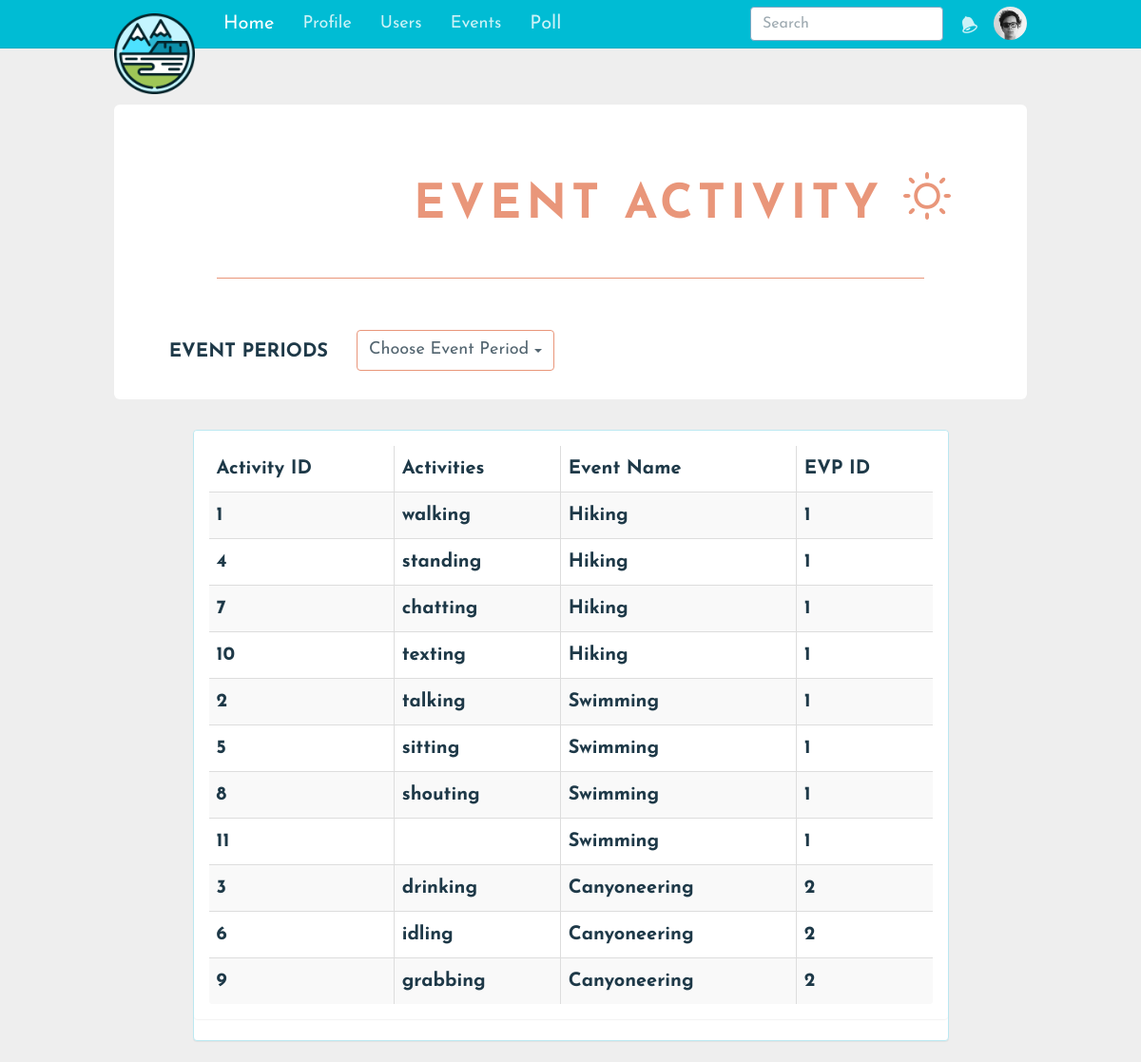
Page /Activity.php on the earlier database version.
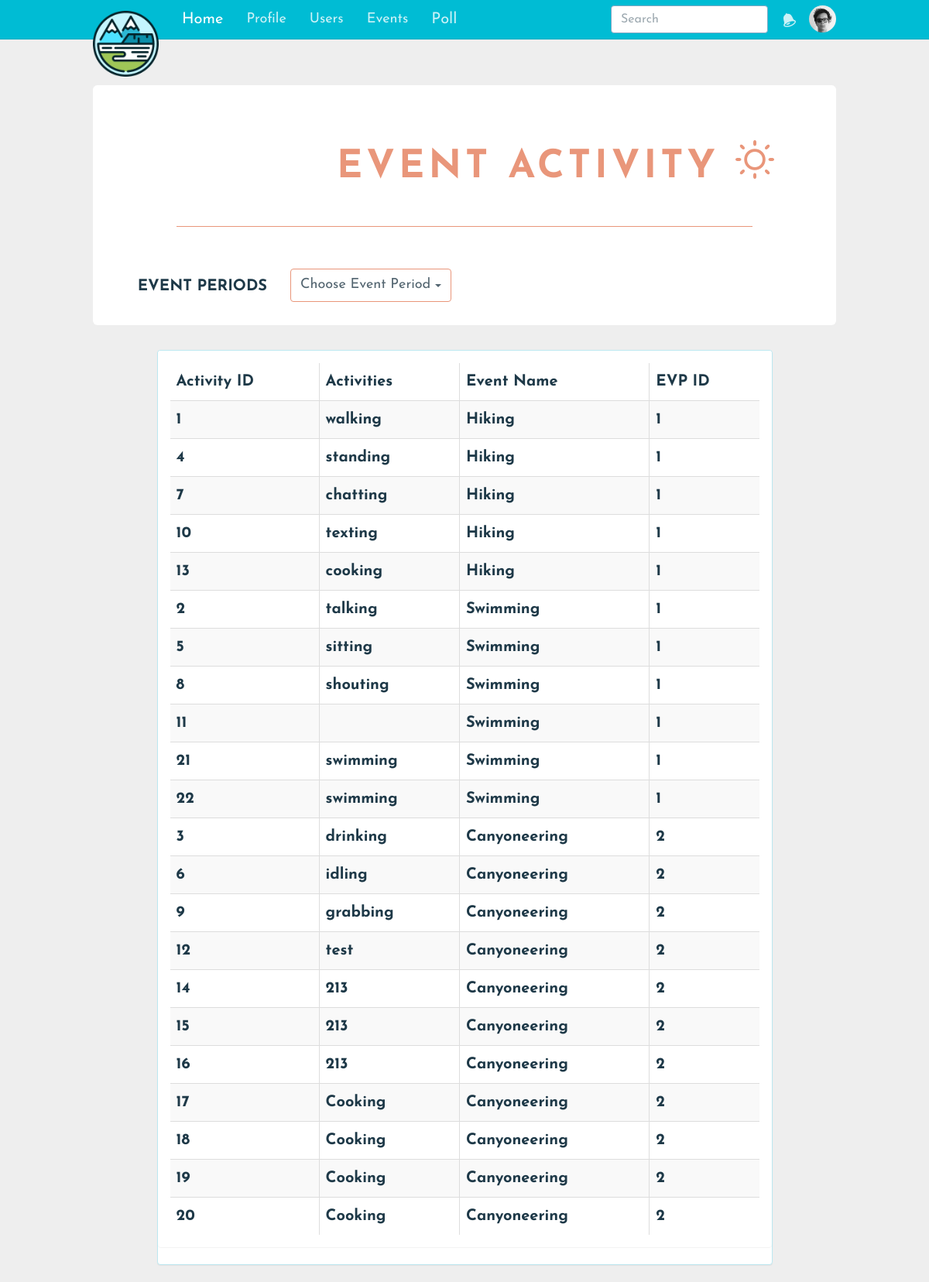
Same page on the later database version.
### tables this page shows
CREATE TABLE `activities` (
  `activity_id` int(10) NOT NULL AUTO_INCREMENT,
  `event_id` int(10) DEFAULT NULL,
  `name` varchar(255) DEFAULT NULL,
  PRIMARY KEY (`activity_id`),
  KEY `event_id` (`event_id`),
  CONSTRAINT `activities_ibfk_1` FOREIGN KEY (`event_id`) REFERENCES `events` (`event_id`)
);

CREATE TABLE `events` (
  `event_id` int(10) NOT NULL AUTO_INCREMENT,
  `evp_id` int(10) DEFAULT NULL,
  `name` varchar(255) DEFAULT NULL,
  `description` varchar(255) DEFAULT NULL,
  `location` text,
  `image` text,
  PRIMARY KEY (`event_id`),
  KEY `evp_id` (`evp_id`),
  CONSTRAINT `events_ibfk_1` FOREIGN KEY (`evp_id`) REFERENCES `event_voting_period` (`evp_id`)
);

### Activity.php (called while the page is built)
<?php
	include('views/menubar/addActivity.php');
 ?>

### class/activityClass.php (called while the page is built, shortened)
<?php
class activityClass
{
     public function getAllActivities()
     {
          try {
               $db = getDB();
               $st = $db->prepare("SELECT DISTINCT events.`event_id` AS 'Event ID',events.`name` AS 'Event Name', activities.`activity_id` AS 'Activity ID',activities.`name` AS 'Activity Name',events.`evp_id` AS 'EVP ID'
                    FROM event_voting_period, EVENTS, activities
                    WHERE activities.`event_id`= events.`event_id` AND events.`evp_id` = event_voting_period.`evp_id`");
               $st->execute();
               $data=$st->fetchAll();
          } catch (PDOException $e) {
          }
          return $data;
     }
}
?>

### views/menubar/addActivity.php (the view, shortened to what this page needs)
<?php
require_once'views/layouts/header.php';
require_once'views/layouts/nav.php';
include('class/activityClass.php');
$activityClass = new activityClass();
$activities = $activityClass->getAllActivities();
if(!isset($_GET['evp_id']))
{
	$evpTitle="Choose Event Period";
}
	?>
	<div class="container p-t-lg">
		<form method="post" name="addActivityy" class="form-horizontal" role="form">
			<br>
			<h2 style="font-size: 50px; color: darksalmon; ">
				Event Activity <span class="icon icon-light-up"></span>
			</h2>
			<hr style="border-color:darksalmon;"">
			<br>
			<div class="form-group">
				<label class="col-sm-3 control-label">EVENT PERIODS</label>
				<div class="dropdown col-sm-4">
					<button class="btn btn-default dropdown-toggle" type="button" id="dropdownEvent" data-toggle="dropdown" aria-haspopup="true" aria-expanded="true" style="border-color: darksalmon;">
						<?php echo $evpTitle ?>
						<span class="caret"></span>
					</button>
			</div>
		</div>
	</form>
	<br>
	<div class="row">
		<div class="form col-sm-10 col-sm-offset-1">
			<div class="panel panel-info">
				<div class="panel panel-body">
					<table id="act" class="table table-striped table-bordered dt-responsive nowrap" cellspacing="0" width="100%">
						<?php
						if(!isset($_GET['id'])&&!isset($_GET['evp_id']))
							{ ?>
						<thead>
							<tr>
								<th>Activity ID</th>
								<th>Activities</th>
								<th>Event Name</th>
								<th>EVP ID</th>
							</tr>
						</thead>
						<tbody>
						<?php foreach($activities as $activity)
						{ ?>
							<tr>
								<th><?php echo $activity['Activity ID'];?></th>
								<th><?php echo $activity['Activity Name']; ?></th>
								<th><?php echo $activity['Event Name']; ?></th>
								<th><?php echo $activity['EVP ID']; ?></th>
							</tr>
							<?php } ?>
						</tbody>
					<?php } ?>
				</table>
			</div>
		</div>
	</div>
</div>
</div>
<?php
require_once 'views/layouts/footer.php';
?>

### views/layouts/header.php (shortened to what this page needs)
<!DOCTYPE html>
<html lang="en">
<head>
  <link rel="stylesheet" href="https://maxcdn.bootstrapcdn.com/font-awesome/4.6.1/css/font-awesome.min.css">
  <link rel="stylesheet" href="https://cdnjs.cloudflare.com/ajax/libs/font-awesome/4.7.0/css/font-awesome.min.css">
	<link href="assets/css/toolkit.css" rel="stylesheet">
  <link href="assets/css/application.css" rel="stylesheet">
  <link href="assets/css/custom.css" rel="stylesheet">
  <link rel="stylesheet" href="sample/sample.css">
  <link rel="stylesheet" href="https://cdn.datatables.net/1.10.14/css/jquery.dataTables.min.css">
  <link rel="stylesheet" href="assets/css/admin.css">
  <link rel="stylesheet" href="assets/src/bootstrap-tagsinput.css">
  <link rel="stylesheet" type="text/css" href="//cdn.jsdelivr.net/bootstrap.daterangepicker/2/daterangepicker.css" />
</head>
<body class="with-top-navbar">

### views/layouts/nav.php (shortened to what this page needs)
<nav class="navbar navbar-inverse navbar-fixed-top app-navbar">
	<div class="container">
		<div class="navbar-header">
			<a class="navbar-brand" href="index.php">
				<img class="brand" src="assets/img/mountain1.png" alt="logo">
			</a>
		</div>
		<div class="navbar-collapse collapse" id="navbar-collapse-main">
			<ul class="nav navbar-nav hidden-xs">
				<li class="active">
					<a href="home.php">Home</a>
				</li>
				<li class="dropdown">
         		   <a class="dropbtn" href="#">Profile</a>
        		</li>
				<li class="dropdown">
         		   <a class="dropbtn" href="users.php">Users</a>
        		</li>
				<li class="dropdown">
					<a class="dropbtn" href="Events.php">Events</a>
				</li>
				<li>
					<a href="eventPoll.php">Poll</a>
				</li>
			</ul>
			<ul class="nav navbar-nav navbar-right m-r-0 hidden-xs">
				<li >
					<a class="app-notifications" href="#">
						<span class="icon icon-bell"></span>
					</a>
				</li>
				<li>
					<button class="btn btn-default navbar-btn navbar-btn-avitar" data-toggle="popover">
						<img class="img-circle" src="assets/img/avatar-dhg.png">
					</button>
				</li>
			</ul>
			<form class="navbar-form navbar-right app-search" role="search">
				<div class="form-group">
					<input type="text" class="form-control" data-action="grow" placeholder="Search">
				</div>
			</form>
		</div>
	</div>
</nav>

### views/layouts/footer.php (shortened to what this page needs)
</body>
</html>

### assets/css/application.css (style rules this page uses)
.app-navbar { font-weight: 400; -webkit-font-smoothing: antialiased; }
.app-navbar .form-control { box-shadow: none; }
.app-navbar .navbar-brand img { width: 85px; }
.app-navbar .navbar-collapse { max-height: inherit; }
.app-navbar .navbar-collapse:after { height: 100vh; }
.app-navbar .form-control { border-color: #1C73A5; }
.app-notifications { margin-left: -12px; padding-bottom: 10px !important; }
.app-notifications .icon:before { font-size: 20px; }
@media (min-width: 768px) { .app-navbar .navbar-collapse:after { height: auto; } }

### assets/css/custom.css (style rules this page uses)
html { height: 100%; }
body { font-family: 'Josefin Sans', sans-serif; font-size: 20px; }
.btn { font-size: 18px; }
a { color: #00BCD4; }
.app-navbar .form-control { border-color: #7da8c3; }
.app-navvar, .form-control:focus, { color: #000; background-color: #fff; box-shadow: none; border-color: #00BCD4; }
.form-control { font-size: 16px; }
.navbar-inverse { background-color: #00BCD4!important; border-color: #00ACC1 !important; }
.dropbtn { background-color: #00BCD4; color: white; padding: 16px; font-size: 18px; border: none; cursor: pointer; }
.dropdown { position: relative; display: inline-block; }
hr { width: 80%; }
h2 { font-size: 1.25em; letter-spacing: 5px; }
h1, h2, h3, h4, h5, h6 { font-weight: 800; text-transform: uppercase; line-height: 1em; }

### assets/css/admin.css (style rules this page uses)
body { background-color: #eee; }
*[role="form"] { max-width: 1000px; padding: 15px; margin: 0 auto; background-color: #fff; border-radius: 0.3em; }
*[role="form"] h2 { margin-left: 6em; margin-bottom: 1em; }

### views/layouts/header.php (style rules this page uses)
body { width: 1px; min-width: 100%; *width: 100%; }

Differences in the rows shown:
added activities: activity_id "13", name "cooking", event.name "Hiking", event.evp_id "1"
added activities: activity_id "21", name "swimming", event.name "Swimming", event.evp_id "1"
added activities: activity_id "22", name "swimming", event.name "Swimming", event.evp_id "1"
added activities: activity_id "12", name "test", event.name "Canyoneering", event.evp_id "2"
added activities: activity_id "14", name "213", event.name "Canyoneering", event.evp_id "2"
added activities: activity_id "15", name "213", event.name "Canyoneering", event.evp_id "2"
added activities: activity_id "16", name "213", event.name "Canyoneering", event.evp_id "2"
added activities: activity_id "17", name "Cooking", event.name "Canyoneering", event.evp_id "2"
added activities: activity_id "18", name "Cooking", event.name "Canyoneering", event.evp_id "2"
added activities: activity_id "19", name "Cooking", event.name "Canyoneering", event.evp_id "2"
added activities: activity_id "20", name "Cooking", event.name "Canyoneering", event.evp_id "2"
